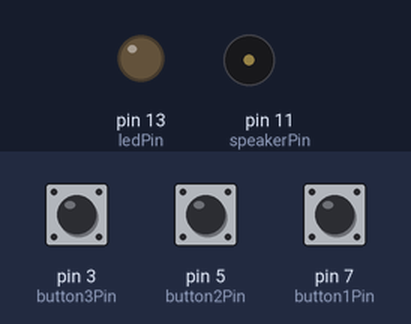
The program below on a simulated Arduino Uno, built with avr-gcc and run on an emulated ATmega328P. Shown: output pins drawn as LEDs (lit = HIGH), buzzer (waves = sounding). The test bench sets the inputs (shaded band); at power-on: pin 3 (button3Pin) LOW, pin 5 (button2Pin) LOW, pin 7 (button1Pin) LOW.

Above: at 1.2 s.
1.3 s: pin 3 (button3Pin) pulled HIGH for 0.15 s
At 1.37 s:
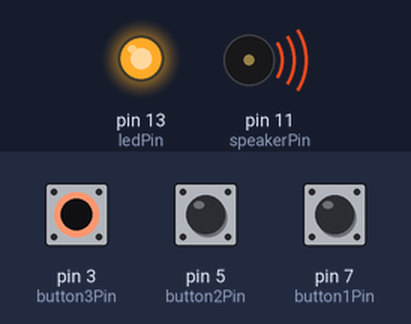
2.9 s: pin 3 (button3Pin) pulled HIGH for 3.2 s
At 7.3 s:
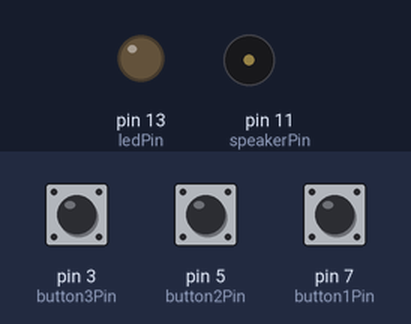
7.6 s: pin 5 (button2Pin) pulled HIGH for 3.2 s
At 8.5 s:
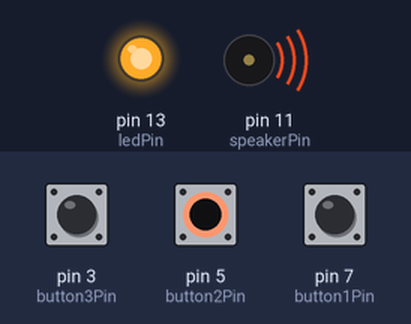
Timing chart, 0 to 12.3 s (numbered marks = the images above; inputs shaded):
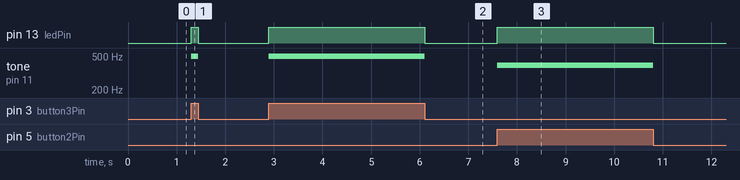

The program:

main.cpp
```cpp
#include <Arduino.h>

const int button1Pin 	= 7;
const int button2Pin 	= 5;
const int button3Pin 	= 3;
const int ledPin 		= 13;
const int speakerPin	= 11;

void setup() {
	pinMode(ledPin, OUTPUT);
	pinMode(speakerPin, OUTPUT);
	pinMode(button1Pin, INPUT);
	pinMode(button2Pin, INPUT);
	pinMode(button3Pin, INPUT);
}

void loop() {
	if(digitalRead(button1Pin))
	{
		digitalWrite(ledPin, HIGH);
		tone(speakerPin, 330);
	}
	else if(digitalRead(button2Pin))
	{
		digitalWrite(ledPin, HIGH);
		tone(speakerPin, 392);
	}
	else if(digitalRead(button3Pin))
	{
		digitalWrite(ledPin, HIGH);
		tone(speakerPin, 494);
	}
	else
	{
		digitalWrite(ledPin, LOW);
		noTone(speakerPin);
	}
}
```

Measured:
- after the input at 1.3 s, pin 13 (ledPin): LOW → HIGH at once, → LOW 0.15 s later; tone on pin 11 (speakerPin): silent → 494 Hz at once, → silent 0.15 s later
- after the input at 2.9 s, pin 13 (ledPin): LOW → HIGH at once, → LOW 3.2 s later; tone on pin 11 (speakerPin): silent → 494 Hz at once, → silent 3.2 s later
- after the input at 7.6 s, pin 13 (ledPin): LOW → HIGH at once, → LOW 3.2 s later; tone on pin 11 (speakerPin): silent → 392 Hz at once, → silent 3.2 s later
